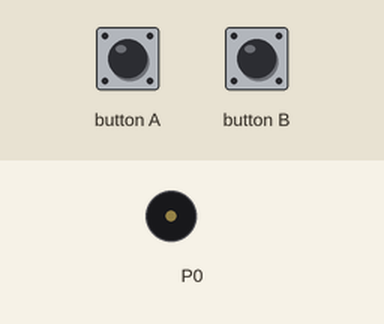
Recording of a program running on a simulated BBC micro:bit (MakeCode). Shown: buzzer (waves = sounding). The inputs (shaded band) are chosen by the test bench.

Above: at 1.2 s.
1.3 s: button A pressed for 0.15 s
At 1.8 s:
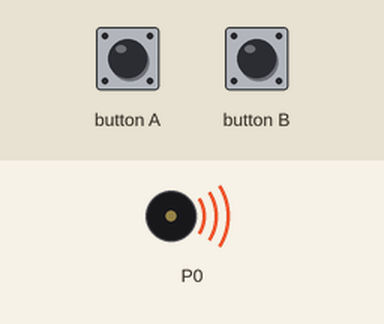
Timing chart, 0 to 7.0 s (numbered marks = the images above; inputs shaded):
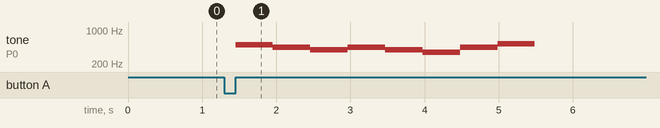

The program:

main.ts
```typescript
input.onButtonPressed(Button.A, function () {
    music.play(music.stringPlayable("B A G A G F A C5 ", 120), music.PlaybackMode.UntilDone)
})
input.onButtonPressed(Button.B, function () {
    music.play(music.stringPlayable("E F B D G C B A ", 422), music.PlaybackMode.UntilDone)
})
```

test.ts
```typescript
// aquí va el archivo "tests"; esto no se compilará cuando este paquete se utilice como una extensión.
```

Measured:
- after the input at 1.3 s, tone on P0: plays 494 Hz for 0.51 s, 440 Hz for 0.51 s, 392 Hz for 0.51 s, 440 Hz for 0.51 s, 392 Hz for 0.51 s, 349 Hz for 0.51 s … (8 notes in this stretch), starting after 0.15 s
